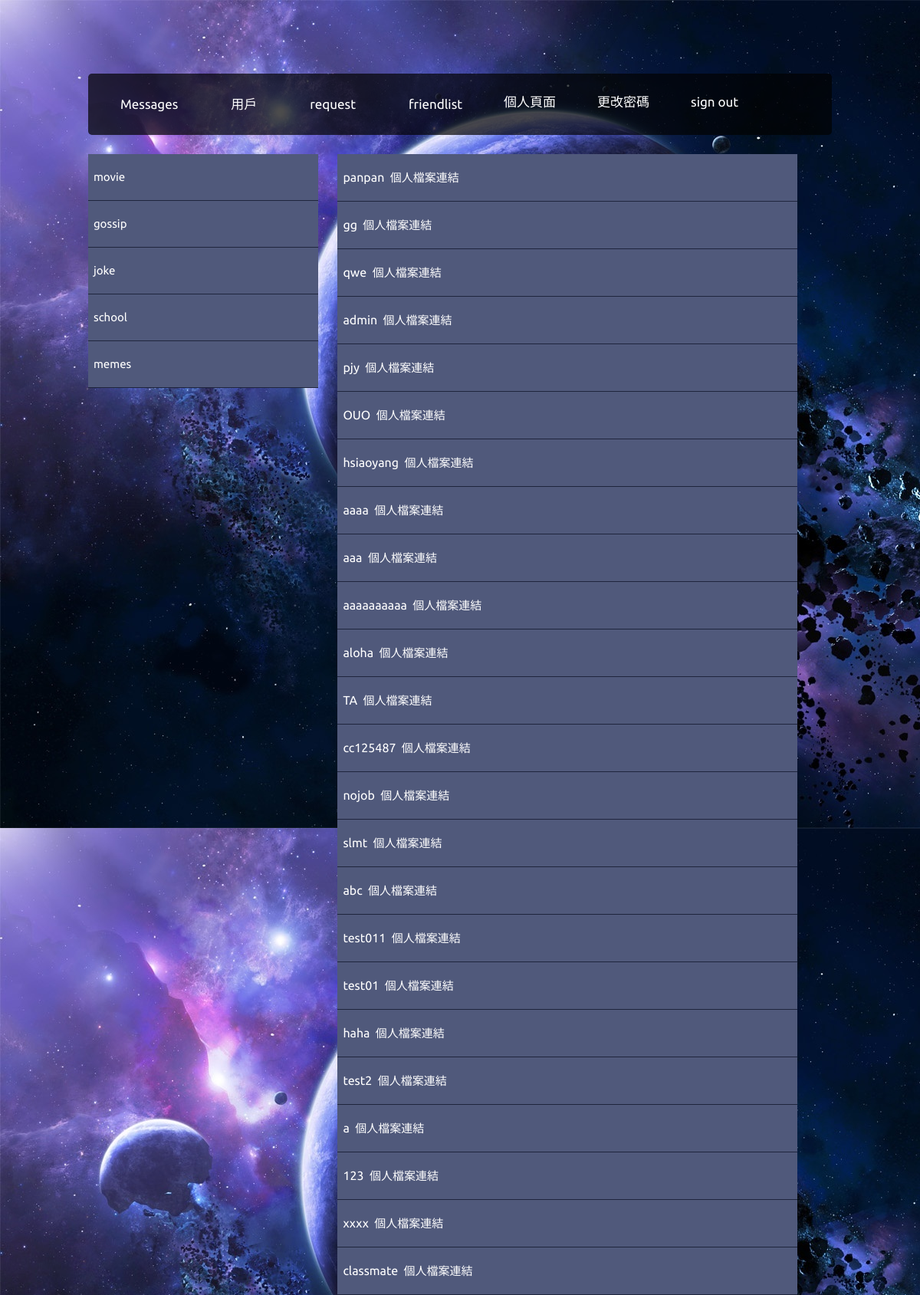
The app's page /invite.php (signed in) with its own data.
### tables this page shows
CREATE TABLE `dz_board` (
  `id` int(11) NOT NULL,
  `name` varchar(64) DEFAULT NULL
);

CREATE TABLE `users` (
  `id` int(11) NOT NULL,
  `username` varchar(255) NOT NULL,
  `realName` varchar(255) NOT NULL,
  `birth` date DEFAULT NULL,
  `age` int(255) NOT NULL,
  `password` varchar(255) NOT NULL,
  `image` text NOT NULL DEFAULT '60c1a8a9bcba84.72114864.jpg',
  `adminControl` tinyint(4) NOT NULL DEFAULT 0
);

### invite.php (the view, shortened to what this page needs)
<!DOCTYPE html>
<html lang="en">
<head>
    <link rel="stylesheet" href="https://cdnjs.cloudflare.com/ajax/libs/jquery-modal/0.9.1/jquery.modal.min.css" />
    <link rel="stylesheet" href="css/stylei.css">
</head>
<body>
    <body>
        <div class="main-container">
            <header class="block">
                <ul class="header-menu horizontal-list">
                    <li>
                        <a class="header-menu-tab" href="message.php?&id=<?php echo $_SESSION['id']; ?>"><span class="icon fontawesome-envelope scnd-font-color"></span>Messages</a>
                    </li>
                    <li>
                        <a class="header-menu-tab" href="invite.php"><span class="icon fontawesome-user scnd-font-color"></span>用戶</a>
                    </li>
                    <li>
                        <a class="header-menu-tab" href="request.php?&id=<?php echo $_SESSION['id']; ?>"><span class="icon fontawesome-check scnd-font-color"></span>request</a>
                    </li>
                    <li>
                        <a class="header-menu-tab" href="friendlist.php?&id=<?php echo $_SESSION['id']; ?>"><span class="icon fontawesome-star-empty scnd-font-color"></span>friendlist</a>
                    </li>
                    <li>
                        <a class="header-menu-tab" href="profile.php?&id=<?php echo $_SESSION['id']; ?>"><span></span>個人頁面</a>
                    </li>
                    <li>
                        <a class="header-menu-tab" href="change.php"><span></span>更改密碼</a>
                    </li>
                    <li>
                        <a class="header-menu-tab" href="logout.php"><span></span>sign out</a>
                    </li>
                </ul>
            </header>
            <div class="left-container container">
                <div>
                    <?php
                    include("includes/pdoInc.php");
                    echo '<ul>';
                    $stmt = $dbh->prepare("SELECT * from dz_board");
                    $stmt->execute();
                    while (($row = $stmt->fetch(PDO::FETCH_ASSOC))) {
                        echo ' <li>
                            <a class="menu-box-tab" href="viewboard.php?&id=' . $row['id'] . '" style="background: #50597b;"><span>&nbsp </span>' . $row["name"] . '</a>
                        </li> ';
                    }
                    ?>
                    </ul>
                </div>
            </div>
            <div class="middle-container container" style="width: 600px;height: 190px;">
                <?php
                $stmt = $dbh->prepare("SELECT *
                FROM users");
                $stmt->execute();
                while (($row = $stmt->fetch(PDO::FETCH_ASSOC))) {
                    if ($row["username"] == $_SESSION["username"]) {
                        continue;
                    }
                    echo '<label class="menu-box-tab" " style=" background: #50597b;color: white;">&nbsp;&nbsp;' . $row['username'] .
                        '&nbsp
                        <a href="profile.php?id=' . $row['id'] . '">個人檔案連結</a>' .
                        '</label>';
                }
                ?>
            </div>
        </div>
    </body>
</body>
</html>

### css/stylei.css (style rules this page uses)
[class*="fontawesome-"]:before { font-family: "FontAwesome", sans-serif; }
* { -webkit-box-sizing: border-box; -moz-box-sizing: border-box; box-sizing: border-box; }
body { background-image: url("../includes/bg.jpg"); }
ul { list-style-type: none; margin: 0; padding-left: 0; }
a { text-decoration: none; font-size: 15px; }
h1, h2, p, a, span { color: #fff; }
.scnd-font-color { color: #9099b7; }
.horizontal-list { margin: 0; padding: 0; list-style-type: none; }
.horizontal-list li { float: left; }
.icon { font-size: 25px; }
.main-container { font-family: "Ubuntu", sans-serif; width: 970px; height: 100%; margin: 6em auto; }
header { height: 80px; }
.header-menu { font-size: 17px; line-height: 80px; }
.header-menu li { position: relative; -webkit-transform: translateZ( 0 ); }
.header-menu-tab { padding: 0 27px; display: block; line-height: 74px; font-size: 17px; -webkit-transition: background 0.3s; transition: background 0.3s; }
.header-menu-tab .icon { padding-right: 15px; }
.container { float: left; width: 300px; }
.block { margin-bottom: 25px; background: #020202b4; border-radius: 5px; }
.menu-box-tab { line-height: 60px; display: block; border-bottom: 1px solid #1f253d; -webkit-transition: background 0.2s; transition: background 0.2s; }
.middle-container { margin: 0 25px; }

### records on screen
dz_board: name "movie"
dz_board: name "gossip"
dz_board: name "joke"
dz_board: name "school"
dz_board: name "memes"
users: username "panpan"
users: username "gg"
users: username "qwe"
users: username "admin"
users: username "pjy"
users: username "OUO"
users: username "hsiaoyang"
users: username "aaaa"
users: username "aaa"
users: username "aaaaaaaaaa"
users: username "aloha"
users: username "TA"
users: username "cc125487"
users: username "nojob"
users: username "slmt"
users: username "abc"
users: username "test011"
users: username "test01"
users: username "haha"
users: username "test2"
users: username "a"
users: username "123"
users: username "xxxx"
users: username "classmate"
